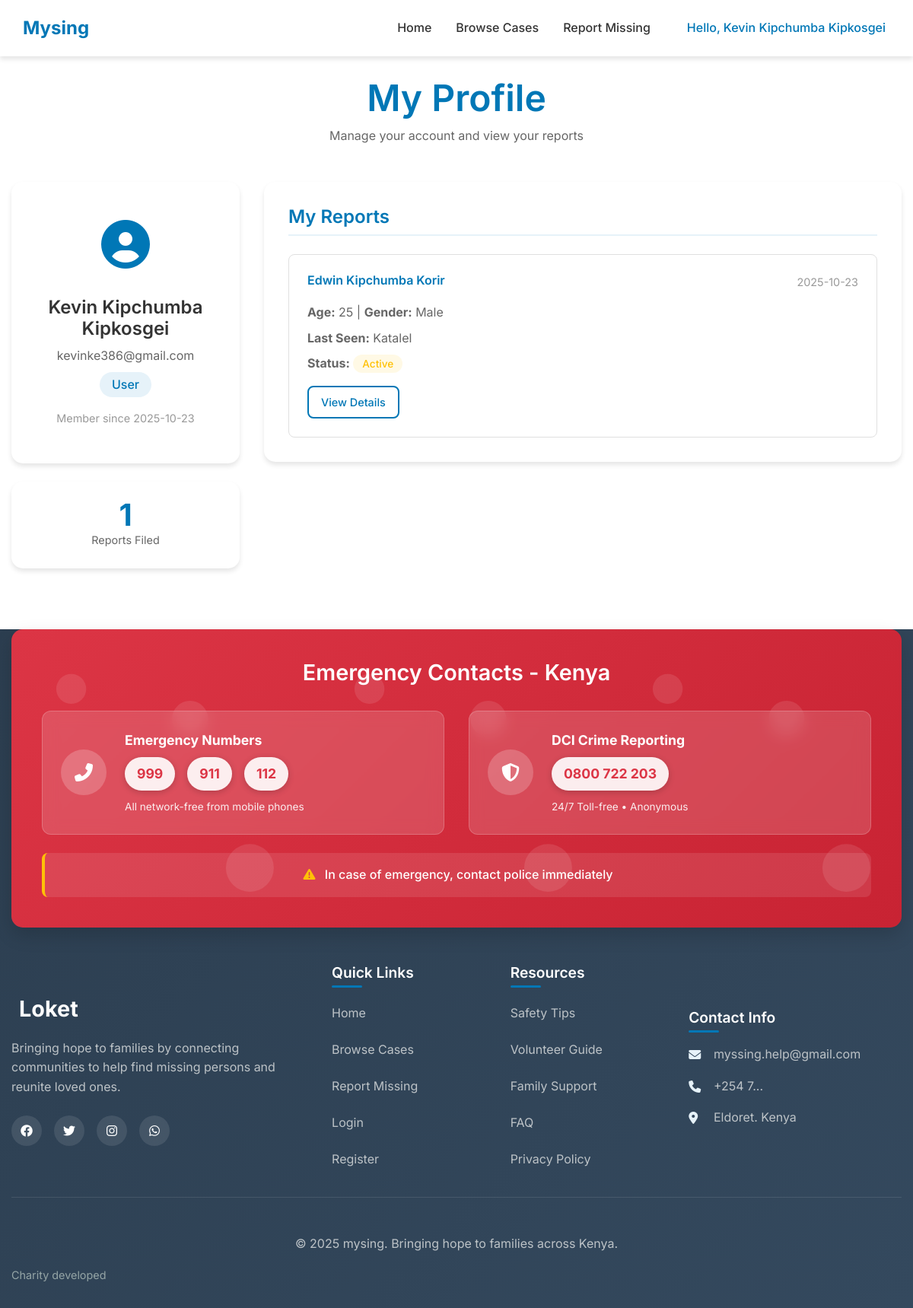
Page /profile (signed in) on the earlier database version.
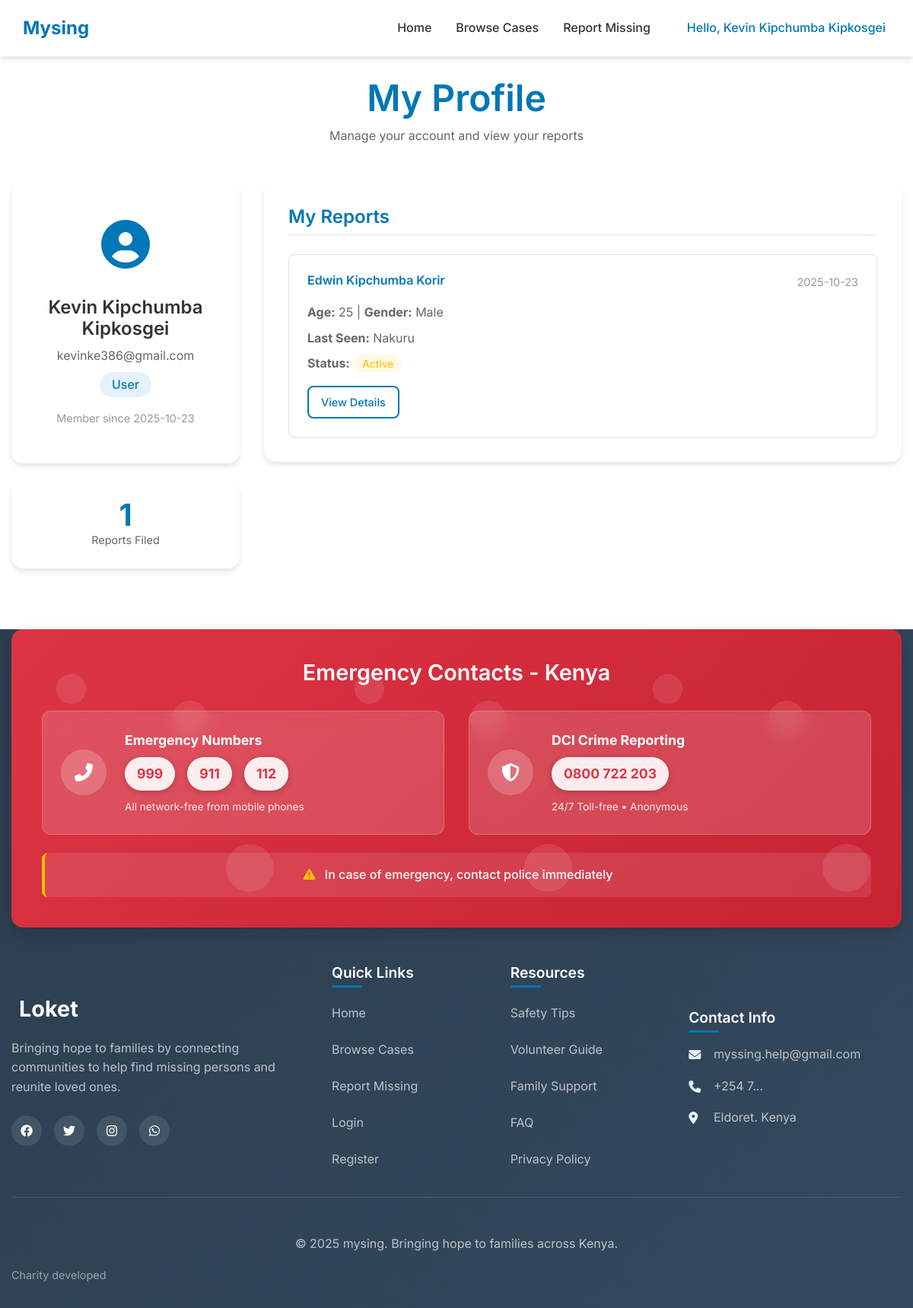
Same page on the later database version.
### models.py (models this page shows, shortened)
class MissingPerson(db.Model):
    id = db.Column(db.Integer, primary_key=True)
    name = db.Column(db.String(100), nullable=False)
    age = db.Column(db.Integer, nullable=False)
    gender = db.Column(db.String(20), nullable=False)
    last_seen = db.Column(db.String(200), nullable=False)
    last_seen_date = db.Column(db.Date, nullable=False)
    region = db.Column(db.String(50), nullable=False)
    description = db.Column(db.Text, nullable=False)
    contact_name = db.Column(db.String(100), nullable=False)
    contact_phone = db.Column(db.String(20), nullable=False)
    contact_email = db.Column(db.String(100), nullable=False)
    photo_filename = db.Column(db.String(200), nullable=True)
    date_reported = db.Column(db.DateTime, default=datetime.utcnow)
    is_found = db.Column(db.Boolean, default=False)
    reported_by = db.Column(db.Integer, db.ForeignKey('user.id'), nullable=False)

### app.py (the view)
@app.route('/profile')
@login_required
def profile():
    user_reports = MissingPerson.query.filter_by(reported_by=current_user.id).order_by(MissingPerson.date_reported.desc()).all()
    return render_template('profile.html', user_reports=user_reports)

### app.py (called while the page is built)
@login_manager.user_loader
def load_user(user_id):
    return User.query.get(int(user_id))

### templates/profile.html (shortened to what this page needs)
{% extends "base.html" %}
{% block content %}
<section class="profile-section">
    <div class="container">
        <div class="profile-header">
            <h1>My Profile</h1>
            <p>Manage your account and view your reports</p>
        </div>
        <div class="profile-content">
            <div class="profile-sidebar">
                <div class="profile-card">
                    <div class="profile-avatar">
                        <i class="fas fa-user-circle"></i>
                    </div>
                    <h3>{{ current_user.name }}</h3>
                    <p class="user-email">{{ current_user.email }}</p>
                    <p class="user-role">{{ current_user.role|title }}</p>
                    <p class="member-since">Member since {{ current_user.date_joined.strftime('%Y-%m-%d') }}</p>
                </div>
                <div class="profile-stats">
                    <div class="stat-item">
                        <span class="stat-number">{{ user_reports|length }}</span>
                        <span class="stat-label">Reports Filed</span>
                    </div>
                </div>
            </div>
            <div class="profile-main">
                <div class="profile-section-card">
                    <h3>My Reports</h3>
                    {% if user_reports %}
                        <div class="reports-list">
                            {% for report in user_reports %}
                            <div class="report-item">
                                <div class="report-header">
                                    <h4>{{ report.name }}</h4>
                                    <span class="report-date">{{ report.date_reported.strftime('%Y-%m-%d') }}</span>
                                </div>
                                <div class="report-details">
                                    <p><strong>Age:</strong> {{ report.age }} | <strong>Gender:</strong> {{ report.gender }}</p>
                                    <p><strong>Last Seen:</strong> {{ report.last_seen }}</p>
                                    <p><strong>Status:</strong>
                                        <span class="status-{{ 'found' if report.is_found else 'active' }}">
                                            {{ 'Found' if report.is_found else 'Active' }}
                                        </span>
                                    </p>
                                </div>
                                <div class="report-actions">
                                    <a href="{{ url_for('case_details', person_id=report.id) }}" class="btn btn-outline btn-sm">View Details</a>
                                </div>
                            </div>
                            {% endfor %}
                        </div>
                    {% endif %}
                </div>
            </div>
        </div>
    </div>
</section>
{% endblock %}

Differences in the rows shown:
changed MissingPerson "Edwin Kipchumba Korir": last_seen "Katalel" → "Nakuru"
